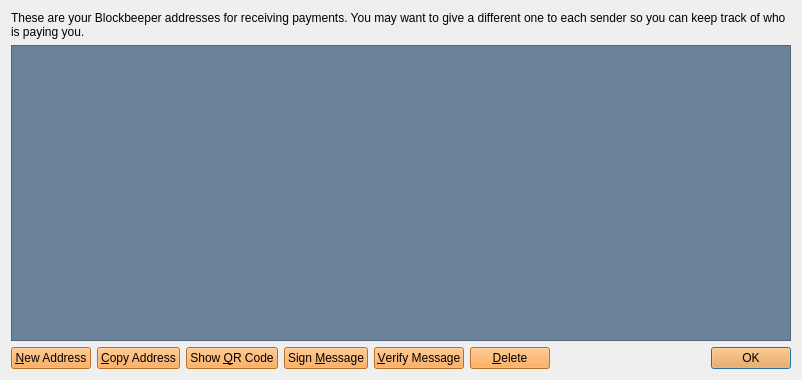
<?xml version="1.0" encoding="UTF-8"?>
<ui version="4.0">
 <class>AddressBookPage</class>
 <widget class="QWidget" name="AddressBookPage">
  <property name="geometry">
   <rect>
    <x>0</x>
    <y>0</y>
    <width>802</width>
    <height>380</height>
   </rect>
  </property>
  <property name="windowTitle">
   <string>Address Book</string>
  </property>
  <property name="styleSheet">
   <string notr="true">background-image: url(:/images/bkg);</string>
  </property>
  <layout class="QVBoxLayout" name="verticalLayout">
   <item>
    <widget class="QLabel" name="labelExplanation">
     <property name="styleSheet">
      <string notr="true">background-image: url(:/images/bgbfree);</string>
     </property>
     <property name="text">
      <string>These are your Blockbeeper addresses for receiving payments. You may want to give a different one to each sender so you can keep track of who is paying you.</string>
     </property>
     <property name="textFormat">
      <enum>Qt::PlainText</enum>
     </property>
     <property name="wordWrap">
      <bool>true</bool>
     </property>
    </widget>
   </item>
   <item>
    <widget class="QTableView" name="tableView">
     <property name="contextMenuPolicy">
      <enum>Qt::CustomContextMenu</enum>
     </property>
     <property name="toolTip">
      <string>Double-click to edit address or label</string>
     </property>
     <property name="styleSheet">
      <string notr="true">background-color: rgb(106, 131, 154);</string>
     </property>
     <property name="tabKeyNavigation">
      <bool>false</bool>
     </property>
     <property name="selectionMode">
      <enum>QAbstractItemView::SingleSelection</enum>
     </property>
     <property name="selectionBehavior">
      <enum>QAbstractItemView::SelectRows</enum>
     </property>
     <property name="sortingEnabled">
      <bool>true</bool>
     </property>
     <attribute name="verticalHeaderVisible">
      <bool>false</bool>
     </attribute>
    </widget>
   </item>
   <item>
    <layout class="QHBoxLayout" name="horizontalLayout">
     <item>
      <widget class="QPushButton" name="newAddressButton">
       <property name="toolTip">
        <string>Create a new address</string>
       </property>
       <property name="styleSheet">
        <string notr="true">background-color: rgb(255, 153, 51);
background-image: url(:/images/bgbfree);</string>
       </property>
       <property name="text">
        <string>&amp;New Address</string>
       </property>
      </widget>
     </item>
     <item>
      <widget class="QPushButton" name="copyToClipboard">
       <property name="toolTip">
        <string>Copy the currently selected address to the system clipboard</string>
       </property>
       <property name="styleSheet">
        <string notr="true">background-color: rgb(255, 153, 51);background-image: url(:/images/bgbfree);</string>
       </property>
       <property name="text">
        <string>&amp;Copy Address</string>
       </property>
      </widget>
     </item>
     <item>
      <widget class="QPushButton" name="showQRCode">
       <property name="styleSheet">
        <string notr="true">background-color: rgb(255, 153, 51);background-image: url(:/images/bgbfree);</string>
       </property>
       <property name="text">
        <string>Show &amp;QR Code</string>
       </property>
      </widget>
     </item>
     <item>
      <widget class="QPushButton" name="signMessage">
       <property name="toolTip">
        <string>Sign a message to prove you own a Blockbeeper address</string>
       </property>
       <property name="styleSheet">
        <string notr="true">background-color: rgb(255, 153, 51);background-image: url(:/images/bgbfree);</string>
       </property>
       <property name="text">
        <string>Sign &amp;Message</string>
       </property>
      </widget>
     </item>
     <item>
      <widget class="QPushButton" name="verifyMessage">
       <property name="toolTip">
        <string>Verify a message to ensure it was signed with a specified Blockbeeper address</string>
       </property>
       <property name="styleSheet">
        <string notr="true">background-color: rgb(255, 153, 51);background-image: url(:/images/bgbfree);</string>
       </property>
       <property name="text">
        <string>&amp;Verify Message</string>
       </property>
      </widget>
     </item>
     <item>
      <widget class="QPushButton" name="deleteButton">
       <property name="toolTip">
        <string>Delete the currently selected address from the list</string>
       </property>
       <property name="styleSheet">
        <string notr="true">background-color: rgb(255, 153, 51);background-image: url(:/images/bgbfree);</string>
       </property>
       <property name="text">
        <string>&amp;Delete</string>
       </property>
      </widget>
     </item>
     <item>
      <spacer name="horizontalSpacer">
       <property name="orientation">
        <enum>Qt::Horizontal</enum>
       </property>
       <property name="sizeHint" stdset="0">
        <size>
         <width>40</width>
         <height>20</height>
        </size>
       </property>
      </spacer>
     </item>
     <item>
      <widget class="QDialogButtonBox" name="buttonBox">
       <property name="sizePolicy">
        <sizepolicy hsizetype="Maximum" vsizetype="Fixed">
         <horstretch>0</horstretch>
         <verstretch>0</verstretch>
        </sizepolicy>
       </property>
       <property name="styleSheet">
        <string notr="true">background-image: url(:/images/bgbfree);
background-color: rgb(255, 153, 51);</string>
       </property>
       <property name="standardButtons">
        <set>QDialogButtonBox::Ok</set>
       </property>
      </widget>
     </item>
    </layout>
   </item>
  </layout>
 </widget>
 <resources/>
 <connections/>
</ui>
